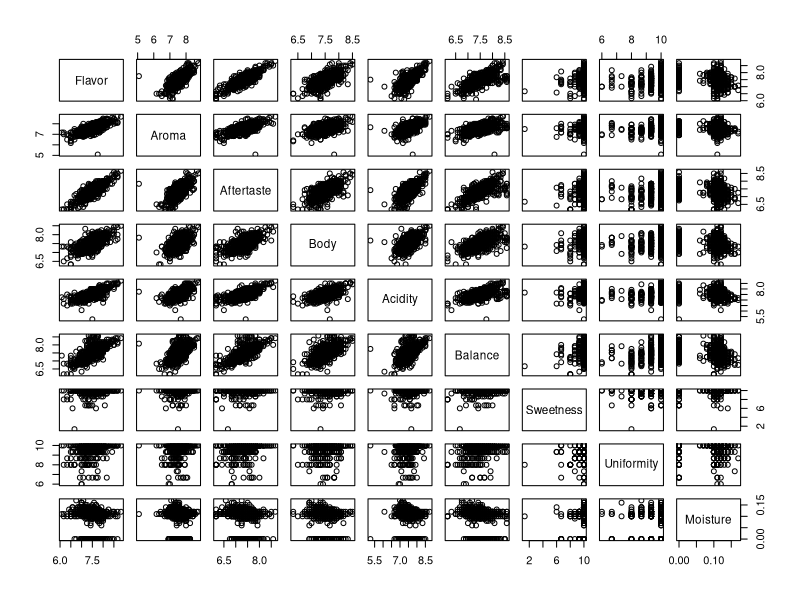
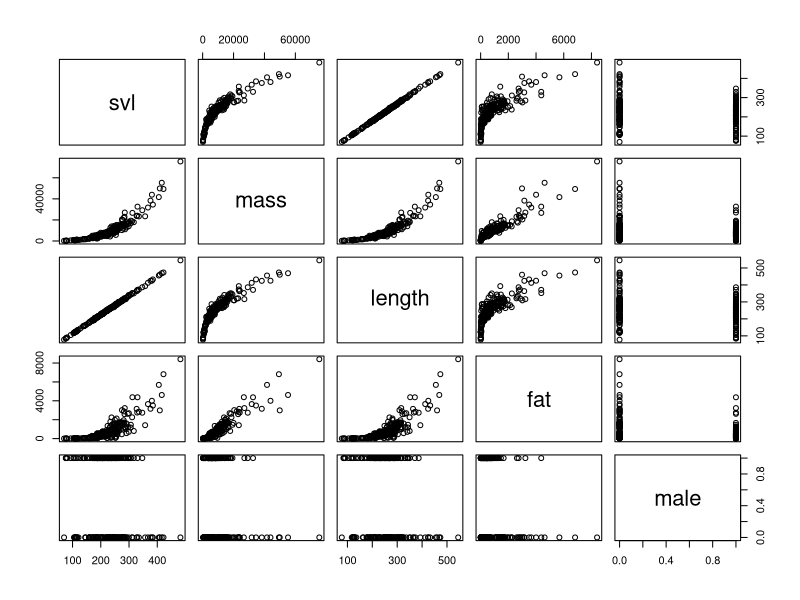

The R source for these figures, in order:
## ---- chunk 1
## Coffee example  (Coffee Quality Institute, 2018) continued
coffee <- read.csv("coffee_arabica.csv")

# cor(coffee) # doesn't work as there's a categorical variable
cor(coffee[,-1]) # e.g., remove first column
# pairs without response: pairs(coffee[,-1])
# pairs with response, this is what we want
pairs(~ Flavor + Aroma + Aftertaste + Body + 
        Acidity + Balance + Sweetness + Uniformity + Moisture, data=coffee)

# Code our own indicators, so that we can more easily interpret VIFs
# 1 = wet, 0 otherwise
coffee$wet <- ifelse(coffee$Processing.Method == 'Washed / Wet', 1, 0)
# 1 = semi/dry, 0 otherwise
coffee$semi <- ifelse(coffee$Processing.Method == 'Semi-washed / Semi-pulped',
                      1, 0)
## ---- chunk 2
# Full MLR with our own coded indicators
mfull <- lm(Flavor~ wet + semi + Aroma + Aftertaste + 
      Body + Acidity + Balance + Sweetness + Uniformity + Moisture, dat=coffee)
summary(mfull)

# Full MLR alternative, using factor command
mfull_alternative <- lm(Flavor~ factor(Processing.Method) + Aroma + Aftertaste + 
      Body + Acidity + Balance + Sweetness + Uniformity + Moisture, dat=coffee)
## ---- chunk 3
wet_reg <- lm(wet ~ semi + Aroma + Aftertaste + Body + Acidity + Balance + 
                Sweetness + Uniformity + Moisture,dat=coffee)
summary(wet_reg)
r2_wet <- summary(wet_reg)$r.squared
r2_wet
## ---- chunk 4
VIF_wet <- 1 / (1 - r2_wet)
VIF_wet
## ---- chunk 5
Aroma_reg <- lm(Aroma ~ wet + semi + Aftertaste + 
      Body + Acidity + Balance + Sweetness + Uniformity + Moisture, dat=coffee)
r2_Aroma <- summary(Aroma_reg)$r.squared
r2_Aroma
VIF_Aroma <- 1 / (1 - r2_Aroma)
VIF_Aroma
## ---- chunk 6
Aftertaste_reg <- lm(Aftertaste ~ wet + semi + Aroma + 
       Body + Acidity + Balance + Sweetness + Uniformity + Moisture, dat=coffee)
r2_Aftertaste <- summary(Aftertaste_reg)$r.squared
r2_Aftertaste
VIF_Aftertaste <- 1 / (1 - r2_Aftertaste)
VIF_Aftertaste

library(car)
vif(mfull) # VIF function in the "car" library
## ---- chunk 7
## Python in FL everglades example (2017)
## Sex, length, total mass, fat mass, and specimen condition data for 
## 248 Burmese pythons (Python bivittatus) collected in the Florida Everglades

python <- read.csv("FLpython.csv")
head(python)
python$male <- ifelse(python$sex == 'M', 1, 0) # 1 = M, 0 =F

cor(python[,-1])
pairs(python[,-1])
mpf <- lm(fat ~ male + svl + mass + length, data = python)
summary(mpf)
vif(mpf)
mpf_l <- lm(length ~ male + svl + mass, data=python)
1/(1-summary(mpf_l)$r.squared)
## ---- chunk 8
# remove "length" based on VIF
mpf2 <- lm(fat ~ male + mass + svl, data = python)
summary(mpf2)$adj
vif(mpf2)
anova(mpf2)
AIC(mpf2)
